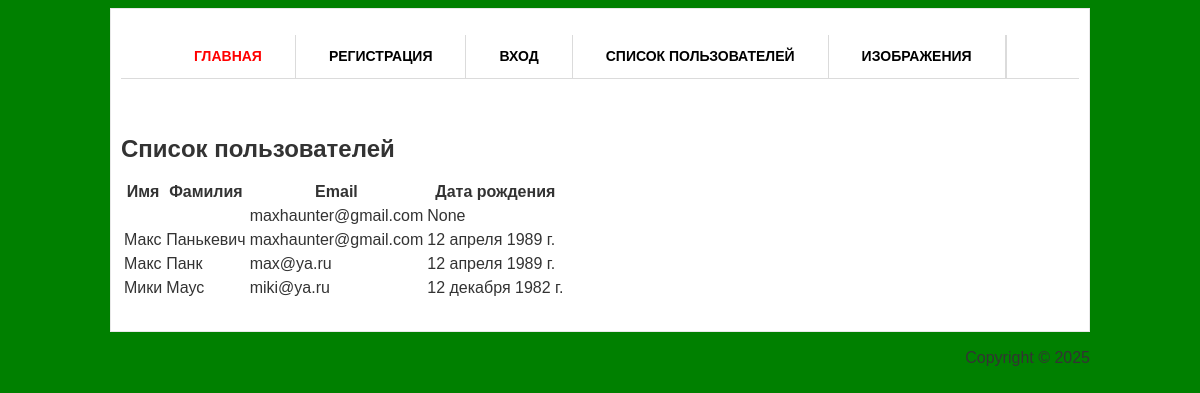
The page /users_list/ on the database its author committed.
### image_share/models.py (models this page shows, shortened)
class CustomUser(AbstractUser):
    birth_date = models.DateField(verbose_name='Дата рождения', blank=True, null=True)
    class Meta:
        verbose_name = 'Профиль пользователя'
        verbose_name_plural = 'Профили пользователей'

### image_share/views.py (the view)
# urls.py: path('users_list/', users_list, name='users_list'),
def users_list(request):
    users = CustomUser.objects.all()
    return render(request, 'users_list.html', {'users': users})

### templates/users_list.html
{% extends 'base.html' %}
		{% block content %}
		<h2>Список пользователей</h2>
        <table>
            <thead>
                <tr>
                    <th scope="col">Имя</th>
                    <th scope="col">Фамилия</th>
                    <th scope="col">Email</th>
                    <th scope="col">Дата рождения</th>
                </tr>
            </thead>
            <tbody>
                {% for user in users %}
                    <tr>
                        <td>{{ user.first_name }}</td>
                        <td>{{ user.last_name }}</td>
                        <td>{{ user.email }}</td>
                        <td>{{ user.birth_date }}</td>
                    </tr>
                {% empty %}
                    <tr>
                        <td colspan="6">Нет доступных данных.</td>
                    </tr>
                {% endfor %}
            </tbody>
        </table>
		{% endblock %}

### static/css/style.css (style rules this page uses)
body { font-size: 16px; line-height: 20px; font-family: Georgia, Arial, Helvetica, Sans-Serif; color: #333; background: url() repeat 0 0; background-color: green; }

### rows shown on the page
CustomUser: email "maxhaunter@gmail.com", birth_date "None"
CustomUser: first_name "Макс", last_name "Панькевич", email "maxhaunter@gmail.com", birth_date "12 апреля 1989 г."
CustomUser: first_name "Макс", last_name "Панк", email "max@ya.ru", birth_date "12 апреля 1989 г."
CustomUser: first_name "Мики", last_name "Маус", email "miki@ya.ru", birth_date "12 декабря 1982 г."
